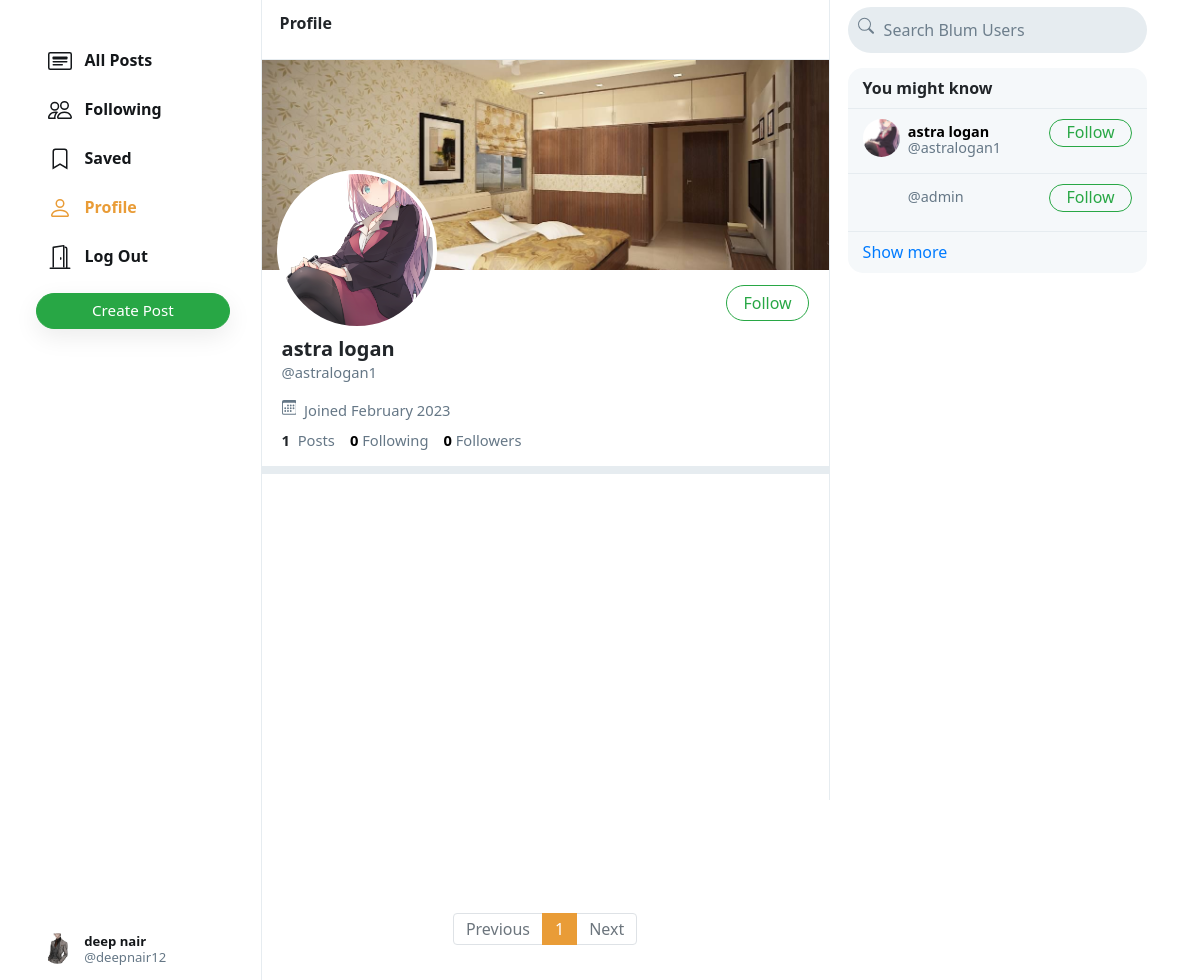
Page /astralogan1 (signed in) on the committed database.
### network/models.py (models this page shows, shortened)
class User(AbstractUser):
    profile_pic = models.ImageField(upload_to='profile_pic/')
    bio = models.TextField(max_length=160, blank=True, null=True)
    cover = models.ImageField(upload_to='covers/', blank=True)

### network/views.py (the view)
# urls.py: path("<str:username>", views.profile, name='profile'),
def profile(request, username):
    user = User.objects.get(username=username)
    all_posts = Post.objects.filter(creater=user).order_by('-date_created')
    paginator = Paginator(all_posts, 10)
    page_number = request.GET.get('page')
    if page_number == None:
        page_number = 1
    posts = paginator.get_page(page_number)
    followings = []
    suggestions = []
    follower = False
    if request.user.is_authenticated:
        followings = Follower.objects.filter(followers=request.user).values_list('user', flat=True)
        suggestions = User.objects.exclude(pk__in=followings).exclude(username=request.user.username).order_by("?")[:6]
        if request.user in Follower.objects.get(user=user).followers.all():
            follower = True
    follower_count = Follower.objects.get(user=user).followers.all().count()
    following_count = Follower.objects.filter(followers=user).count()
    return render(request, 'network/profile.html', {
        "username": user,
        "posts": posts,
        "posts_count": all_posts.count(),
        "suggestions": suggestions,
        "page": "profile",
        "is_follower": follower,
        "follower_count": follower_count,
        "following_count": following_count
    })

### network/templates/network/profile.html (shortened to what this page needs)
{% extends 'network/index.html' %}
{% load static %}
{% block profile %}
    <div class="profile-view" data-user="{{username.username}}">
        <div class="cover-image" style="background-image: url(/media/{{username.cover}})"></div>
        <div class="profile-image" style="background-image: url(/media/{{username.profile_pic}})"></div>
        <div class="profile-details">
            <div>
                {% if user.username == username.username %}
                    <button class="btn btn-outline-success float-right" id="edit-profile-btn">Edit Profile</button>
                {% elif is_follower %}
                    <button class="btn btn-success float-right" onclick="unfollow_user(this,'{{username.username}}','edit_page')" id="following-btn">Following</button>
                {% else %}
                    <button class="btn btn-outline-success float-right" onclick="follow_user(this,'{{username.username}}','edit_page')" id="follow-btn">Follow</button>
                {% endif %}
            </div>
            <div class="details-data">
                <h5>{{username.first_name}} {{username.last_name}}</h5>
                <div class="grey">@{{username.username}}</div>
                <div class="grey" style="padding: 8px 0px;">
                    &nbsp;Joined {{username.date_joined | date:"F Y"}}
                </div>
                <div>
                    <strong>
                        {{posts_count}}
                    </strong>
                    &nbsp;<span class="grey">Posts</span>
                    <a href="#">
                        <strong id="following__count">{{following_count | default:0}}</strong>&nbsp;<span class="grey">Following</span>
                    </a>
                    <a href="#">
                        <strong id="follower__count">{{follower_count | default:0}}</strong>&nbsp;<span class="grey">Followers</span>
                    </a>
                </div>
            </div>
        </div>
    </div>
    <div class="space"></div>
{% endblock %}

### network/templates/network/index.html (shortened to what this page needs)
{% extends "network/layout.html" %}
{% load static %}
{% block body %}
    <div class="main-div">
        <div class="left-div">
            <nav class="head heading">
                {% if page == 'all_posts' %}
                    All Posts
                {% elif page == 'following' %}
                    Following
                {% elif page == 'saved' %}
                    Saved
                {% elif page == 'profile' %}
                    Profile
                {% else %}
                    Explore
                {% endif %}
            </nav>
            <div class="left-div-content">
                <div class="posts-view">
                    {% block profile %}
                    {% endblock %}
                    <div class="main-div-content">
                        <nav aria-label="Page navigation example" class="pagination-bar">
                            <ul class="pagination justify-content-center">
                                {% if posts.has_previous %}
                                    <li class="page-item">
                                        <a class="page-link" href="?page={{ posts.previous_page_number | default:1}}" tabindex="-1" aria-disabled="true">Previous</a>
                                    </li>
                                {% else %}
                                    <li class="page-item disabled">
                                        <a class="page-link" href="" tabindex="-1" aria-disabled="true">Previous</a>
                                    </li>
                                {% endif %}
                                {% for each in posts.paginator.page_range %}
                                    {% if each == posts.number %}
                                        <li class="page-item active"><a class="page-link" href="?page={{each}}">{{each}}</a></li>
                                    {% else %}
                                        <li class="page-item"><a class="page-link" href="?page={{each}}">{{each}}</a></li>
                                    {% endif %}
                                {% endfor %}
                                {% if posts.has_next %}
                                    <li class="page-item">
                                        <a class="page-link" href="?page={{ posts.next_page_number }}">Next</a>
                                    </li>
                                {% else %}
                                    <li class="page-item disabled">
                                        <a class="page-link" href="">Next</a>
                                    </li>
                                {% endif %}
                            </ul>
                          </nav>
                    </div>
                </div>
            </div>
        </div>
    </div>
{% endblock %}

### network/templates/network/layout.html (shortened to what this page needs)
{% load static %}
<!DOCTYPE html>
<html lang="en">
    <head>
        <link rel="stylesheet" href="https://stackpath.bootstrapcdn.com/bootstrap/4.4.1/css/bootstrap.min.css">
        <link href="{% static 'network/styles.css' %}" rel="stylesheet">
    </head>
    <body>
        <div class="body" data-page="{{page}}">
            <div class="sidenav">
                <div style="height: 100%;">
                    <div>
                        <div>
                            <ul>
                                <li class="nav-item" id="all_posts">
                                <a href="{% url 'index' %}" class="nav-link">
                                    <div>
                                        &nbsp;&nbsp;All Posts
                                    </div>
                                </a>
                                </li>
                                {% if user.is_authenticated %}
                                    <li class="nav-item" id="following">
                                        <a href="{% url 'following' %}" class="nav-link">
                                            <div>
                                                &nbsp;&nbsp;Following
                                            </div>
                                        </a>
                                    </li>
                                    <li class="nav-item" id="saved">
                                        <a href="{% url 'saved' %}" class="nav-link">
                                            <div>
                                                <svg width="1.5em" height="1.5em" viewBox="0 0 16 16" class="bi bi-bookmark" fill="currentColor" xmlns="http://www.w3.org/2000/svg">
                                                    <path fill-rule="evenodd" d="M8 12l5 3V3a2 2 0 0 0-2-2H5a2 2 0 0 0-2 2v12l5-3zm-4 1.234l4-2.4 4 2.4V3a1 1 0 0 0-1-1H5a1 1 0 0 0-1 1v10.234z"/>
                                                  </svg>
                                                &nbsp;&nbsp;Saved
                                            </div>
                                        </a>
                                    </li>
                                    <li class="nav-item" id="profile">
                                        <a href="{% url 'profile' user.username %}" class="nav-link">
                                            <div>
                                                &nbsp;&nbsp;Profile
                                            </div>
                                        </a>
                                    </li>
                                    <li class="nav-item" id="logout">
                                        <a href="{% url 'logout' %}" class="nav-link">
                                            <div>
                                                &nbsp;&nbsp;Log Out
                                            </div>
                                        </a>
                                    </li>
                                {% endif %}
                            </ul>
                        </div>
                        {% if user.is_authenticated %}
                            <button id="popup-btn" class="btn btn-success new-post-btn" onclick="createpost()">Create Post</button>
                        {% endif %}
                    </div>
                    <div style="position: absolute; bottom: 10px;">
                        {% if user.is_authenticated %}
                            <li class="nav-item sidenav-user">
                                <a href="{% url 'profile' user.username %}" class="nav-link">
                                    <div class="user_account">
                                        <div class="small-profilepic" style="float: left; background-image: url(/media/{{user.profile_pic}})"></div>
                                        <div style="height: 2.7vw; margin: auto;">
                                            <div style="margin-top: 4px;"><strong>{{user.first_name}} {{user.last_name}}</strong></div>
                                            <div class="grey" style="margin-top: 4px;">@{{ user.username }}</div>
                                        </div>
                                    </div>
                                </a>
                            </li>
                        {% endif %}
                    </div>
                </div>
            </div>
            {% block body %}
            {% endblock %}
            <div class="right-div">
                <nav class="head">
                    <form action="#">
                        <div class="search-div">
                            <div>
                            </div>
                            <input type="text" name="query" id="search-box" placeholder="Search Blum Users">
                        </div>
                    </form>
                </nav>
                <div class='right-div-content'>
                    <div class="space" style="background-color: white;"></div>
                    {% if user.is_authenticated %}
                        <div class="suggestion-box">
                            <div class="suggestion-header">
                                You might know
                            </div>
                            {% for suggestion in suggestions %}
                                <div class="suggestion-user">
                                    <div>
                                        <a href="{% url 'profile' suggestion.username %}">
                                            <div class="small-profilepic" style="background-image: url(/media/{{suggestion.profile_pic}})"></div>
                                        </a>
                                    </div>
                                    <div class="user-details">
                                        <a href="{% url 'profile' suggestion.username %}">
                                            <div id="user-name">
                                                <strong>
                                                    {{suggestion.first_name}} {{suggestion.last_name}}
                                                </strong>
                                            </div>
                                            <div class="grey">@{{suggestion.username}}</div>
                                        </a>
                                    </div>
                                    <div>
                                        <button class="btn btn-outline-success" type="button" onclick="follow_user(this,'{{suggestion.username}}','suggestion')">Follow</button>
                                    </div>
                                </div>
                            {% empty %}
                                    <div style="text-align: center; border-bottom: .5px solid #e6ecf0; padding: 10px 15px;">
                                        <span class="grey" style="font-size: .9em;">No suggestions available.</span>
                                    </div>
                            {% endfor %}
                            <div class="suggestion-footer">
                                <a href="#">Show more</a>
                            </div>
                        </div>
                    {% endif %}
                </div>
            </div>
        </div>
    </body>
</html>

### rows in the picture
User: profile_pic (picture), first_name "deep", last_name "nair", username "deepnair12"
User: cover (picture), profile_pic (picture), first_name "astra", last_name "logan", username "astralogan1", date_joined "February 2023"
User: username "admin"

### other values in the picture
{{ posts_count }} "1"
{{ following_count | default:0 }} "0"
{{ follower_count | default:0 }} "0"
{{ each }} "1"
